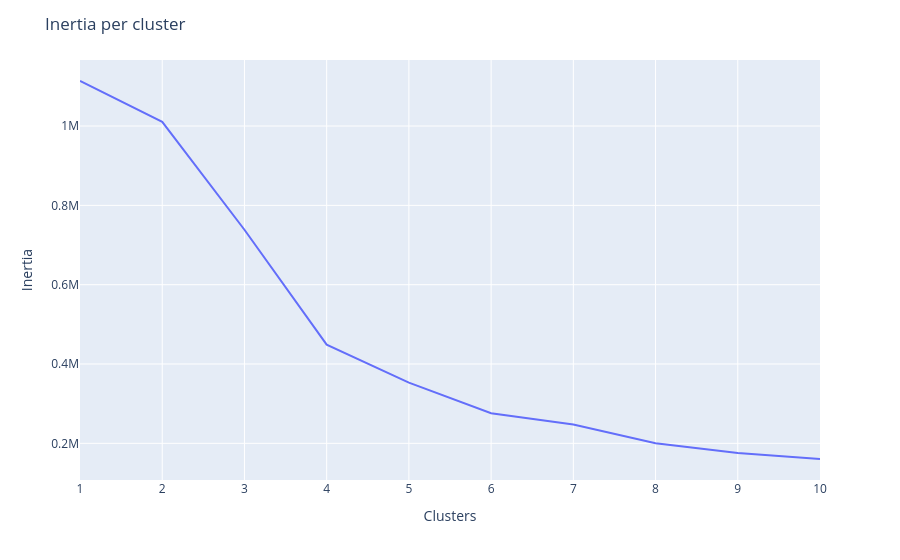

Source (notebook cell):
### Code cell
# Visualisation de l'inertia

wcss_frame = pd.Series(wcss)
k_frame = pd.Series(k)

fig=px.line(
    x=k_frame,
    y=wcss_frame
)

fig.update_layout(
    yaxis_title="Inertia",
    xaxis_title="Clusters",
    title="Inertia per cluster"
)

fig.show()

### Figure 1 — Plotly figure (JSON) as saved in the notebook; plotly's stock layout.template omitted (floating-point values rounded to 4 significant figures)
{"data": [{"hovertemplate": "x=%{x}<br>y=%{y}<extra></extra>", "legendgroup": "", "line": {"color": "#636efa", "dash": "solid"}, "marker": {"symbol": "circle"}, "mode": "lines", "name": "", "orientation": "v", "showlegend": false, "type": "scatter", "x": [1, 2, 3, 4, 5, 6, 7, 8, 9, 10], "xaxis": "x", "y": [1114000.0, 1011000.0, 738500.0, 448800.0, 353000.0, 275700.0, 247400.0, 200100.0, 175500.0, 160500.0], "yaxis": "y"}], "layout": {"legend": {"tracegroupgap": 0}, "margin": {"t": 60}, "title": {"text": "Inertia per cluster"}, "xaxis": {"anchor": "y", "domain": [0, 1], "title": {"text": "Clusters"}}, "yaxis": {"anchor": "x", "domain": [0, 1], "title": {"text": "Inertia"}}}}
